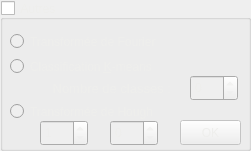
     <widget class="QGroupBox" name="groupBox_autre">
      <property name="geometry">
       <rect>
        <x>1020</x>
        <y>510</y>
        <width>251</width>
        <height>151</height>
       </rect>
      </property>
      <property name="styleSheet">
       <string notr="true">color: rgb(238, 238, 236);</string>
      </property>
      <property name="title">
       <string>Autres</string>
      </property>
      <property name="checkable">
       <bool>true</bool>
      </property>
      <property name="checked">
       <bool>false</bool>
      </property>
      <widget class="QRadioButton" name="radioButton_fourier">
       <property name="geometry">
        <rect>
         <x>10</x>
         <y>30</y>
         <width>211</width>
         <height>23</height>
        </rect>
       </property>
       <property name="text">
        <string>Transformée de Fourier</string>
       </property>
       <property name="autoExclusive">
        <bool>false</bool>
       </property>
      </widget>
      <widget class="QRadioButton" name="radioButtonKmeans">
       <property name="geometry">
        <rect>
         <x>10</x>
         <y>55</y>
         <width>181</width>
         <height>23</height>
        </rect>
       </property>
       <property name="text">
        <string>Classification &amp;K-means</string>
       </property>
       <property name="autoExclusive">
        <bool>false</bool>
       </property>
      </widget>
      <widget class="QLabel" name="labelKmeans">
       <property name="geometry">
        <rect>
         <x>30</x>
         <y>80</y>
         <width>141</width>
         <height>17</height>
        </rect>
       </property>
       <property name="font">
        <font>
         <pointsize>10</pointsize>
        </font>
       </property>
       <property name="text">
        <string>Nombre de classes :</string>
       </property>
       <property name="alignment">
        <set>Qt::AlignRight|Qt::AlignTrailing|Qt::AlignVCenter</set>
       </property>
      </widget>
      <widget class="QSpinBox" name="spinBoxKmeans">
       <property name="enabled">
        <bool>false</bool>
       </property>
       <property name="geometry">
        <rect>
         <x>190</x>
         <y>75</y>
         <width>48</width>
         <height>26</height>
        </rect>
       </property>
       <property name="maximum">
        <number>20</number>
       </property>
      </widget>
      <widget class="QRadioButton" name="radioButtonTransformeeHough">
       <property name="geometry">
        <rect>
         <x>10</x>
         <y>100</y>
         <width>181</width>
         <height>23</height>
        </rect>
       </property>
       <property name="text">
        <string>Transformée de Hough</string>
       </property>
       <property name="autoExclusive">
        <bool>false</bool>
       </property>
      </widget>
      <widget class="QSpinBox" name="spinBoxHough">
       <property name="enabled">
        <bool>false</bool>
       </property>
       <property name="geometry">
        <rect>
         <x>110</x>
         <y>120</y>
         <width>48</width>
         <height>26</height>
        </rect>
       </property>
       <property name="maximum">
        <number>500</number>
       </property>
      </widget>
      <widget class="QSpinBox" name="spinBoxHough_seuil_theta">
       <property name="enabled">
        <bool>false</bool>
       </property>
       <property name="geometry">
        <rect>
         <x>40</x>
         <y>120</y>
         <width>48</width>
         <height>26</height>
        </rect>
       </property>
       <property name="minimum">
        <number>1</number>
       </property>
       <property name="maximum">
        <number>180</number>
       </property>
      </widget>
      <widget class="QPushButton" name="pushButton_Appliquer_Hough">
       <property name="geometry">
        <rect>
         <x>180</x>
         <y>120</y>
         <width>61</width>
         <height>25</height>
        </rect>
       </property>
       <property name="text">
        <string>OK</string>
       </property>
      </widget>
     </widget>
